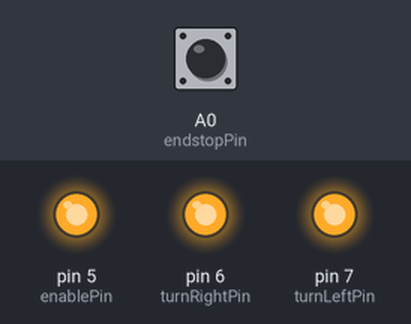
Simulated run of this sketch. Board: Arduino Uno, built with avr-gcc and run on an emulated ATmega328P. Parts: output pins drawn as LEDs (lit = HIGH). The test bench sets the inputs (shaded band); at power-on: A0 (endstopPin) HIGH.

Above: at 9.3 s.
9.4 s: A0 (endstopPin) pulled LOW for 3 s
At 12.2 s:
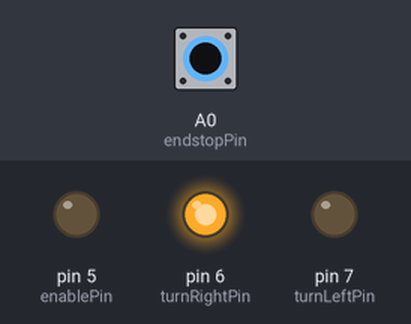
At 14.1 s:
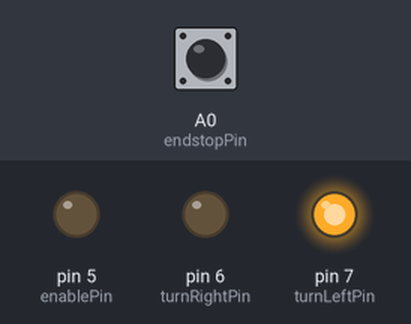
Timing chart, 0 to 16.2 s (numbered marks = the images above; inputs shaded):
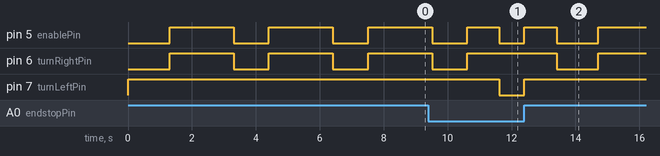

Measured:
- after the input at 9.4 s, pin 7 (turnLeftPin): HIGH → LOW after 2.2 s, → HIGH 0.79 s later
- by itself, pin 6 (turnRightPin): alternates HIGH for 2.8 s and LOW for 1.2 s, 4 changes in all, then stays HIGH

The sketch:

bending_machine_prog.ino
```cpp
const int enablePin = 5;
const int turnRightPin = 6;
const int turnLeftPin = 7;
const int endstopPin = A0;

bool isGoingToLeft = false;

int count = 1;

void disableAll();
void goToRight(int msTime);
void goToLeft();

void setup() {
  pinMode(enablePin, OUTPUT);
  pinMode(turnRightPin, OUTPUT);
  pinMode(turnLeftPin, OUTPUT);
  pinMode(endstopPin, INPUT_PULLUP);

  digitalWrite(enablePin, HIGH);
  digitalWrite(turnRightPin, HIGH);
  digitalWrite(turnLeftPin, HIGH);
}

void loop() {
  if(count <= 5){
    if (count == 1 || count == 5) {
      goToRight(1300);
    } else {
      goToRight(1100);
    }

    disableAll();

    delay(1000);

    goToLeft();

    isGoingToLeft = true;

    while(isGoingToLeft) {
      if (digitalRead(endstopPin) == HIGH) {
        disableAll();
        isGoingToLeft = false;
      }
      delay(5);
    }

    delay(1000);

    count++;
  }
}

void goToRight(int msTime) {
  digitalWrite(enablePin, LOW);
  digitalWrite(turnRightPin, LOW);
  delay(msTime);
}

void goToLeft() {
  digitalWrite(enablePin, LOW);
  digitalWrite(turnLeftPin, LOW);
}

void disableAll() {
  digitalWrite(enablePin, HIGH);
  digitalWrite(turnRightPin, HIGH);
  digitalWrite(turnLeftPin, HIGH);
}
```
